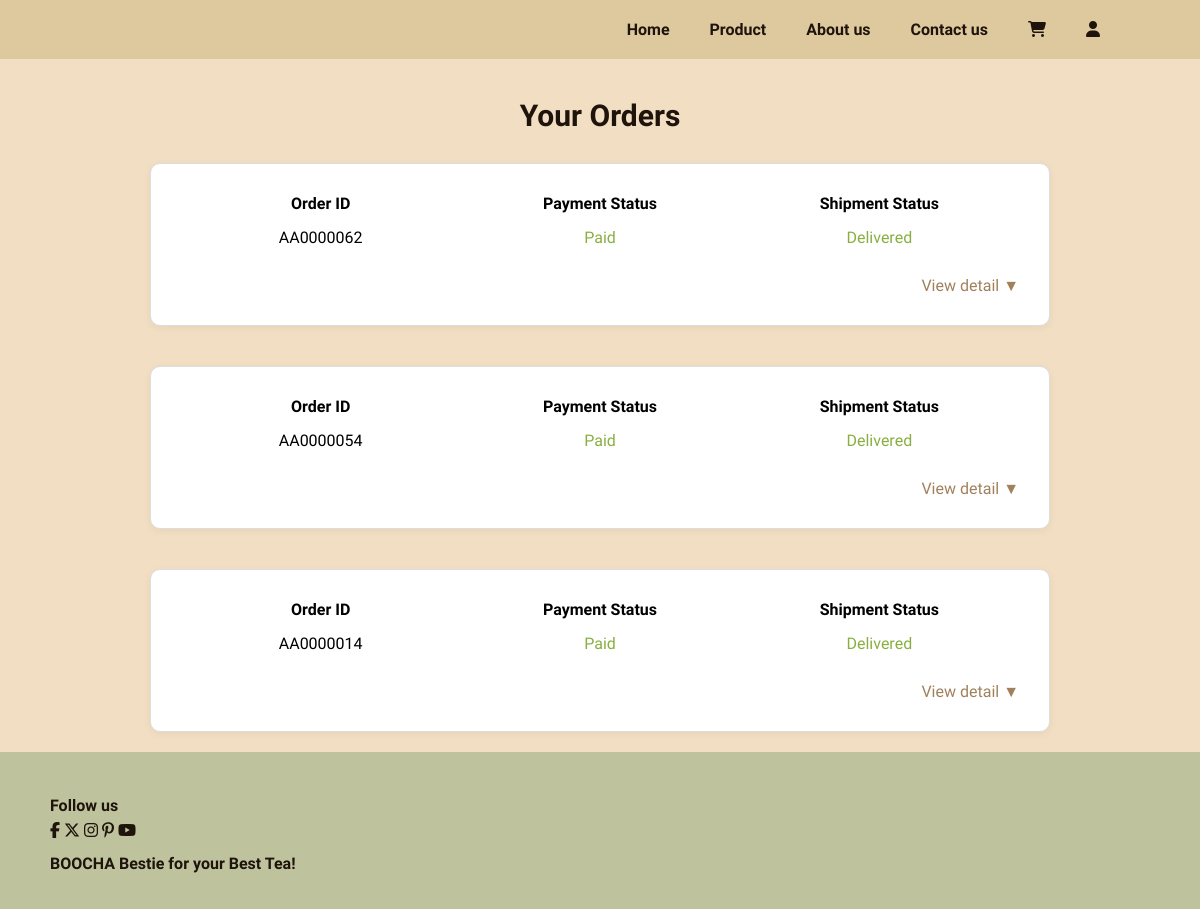
/check_status.php (signed in), run on the app's committed database.
### tables this page shows
CREATE TABLE `order` (
  `OrderID` varchar(9) NOT NULL,
  `CustomerID` varchar(10) NOT NULL,
  `OrderDate` datetime NOT NULL,
  `Note` text DEFAULT NULL
);

CREATE TABLE `payment` (
  `PaymentID` varchar(10) NOT NULL,
  `OrderID` varchar(9) NOT NULL,
  `Total_price` decimal(10,0) NOT NULL,
  `Payment_method` varchar(30) NOT NULL,
  `Payment_status` varchar(30) NOT NULL,
  `Paydate` datetime DEFAULT NULL
);

CREATE TABLE `shipment` (
  `ShipmentID` varchar(10) NOT NULL,
  `OrderID` varchar(9) NOT NULL,
  `Ship_date` datetime DEFAULT NULL,
  `Shipment_status` varchar(30) NOT NULL
);

### check_status.php (the view, shortened to what this page needs)
<?php
require_once 'config.php';
$user_id = $_SESSION['user_id'];
$sql = "
SELECT
    o.OrderID, o.OrderDate, o.Note, o.CustomerID,
    p.Payment_status, p.Total_price, p.Paydate,
    p.Payment_method,
    s.Shipment_status, s.Ship_date,
    od.OrderDetailID, od.ProductID, od.Quantity, od.Total_productPrice,
    pr.ProductName
FROM `order` o
JOIN payment p ON o.OrderID = p.OrderID
JOIN shipment s ON o.OrderID = s.OrderID
JOIN order_detail od ON o.OrderID = od.OrderID
JOIN product pr ON od.ProductID = pr.ProductID
WHERE o.CustomerID = ?
ORDER BY o.OrderID DESC, o.OrderID
";
$stmt = $conn->prepare($sql);
$stmt->bind_param("s", $user_id);
$stmt->execute();
$result = $stmt->get_result();
$orders = [];
while ($row = $result->fetch_assoc()) {
    $orders[$row['OrderID']]['info'] = [
        'OrderDate' => $row['OrderDate'],
        'Note' => $row['Note'],
        'Payment_status' => $row['Payment_status'],
        'Total_price' => $row['Total_price'],
        'Paydate' => $row['Paydate'],
        'Shipment_status' => $row['Shipment_status'],
        'Ship_date' => $row['Ship_date']
    ];
    $orders[$row['OrderID']]['items'][] = [
        'OrderDetailID' => $row['OrderDetailID'],
        'ProductID' => $row['ProductID'],
        'ProductName' => $row['ProductName'],
        'Quantity' => $row['Quantity'],
        'Total_productPrice' => $row['Total_productPrice']
    ];
}
?>
<!DOCTYPE html>
<html lang="en">
<head>
    <link rel="stylesheet" href="https://cdnjs.cloudflare.com/ajax/libs/font-awesome/6.5.0/css/all.min.css"/>
    <link rel="stylesheet" href="customer.css">
</head>
<body>
    <section id="header">
        <div>
            <ul id="navbar">
                <li><a class="Available" href="home.php">Home</a></li>
                <li><a href="product.php">Product</a></li>
                <li><a href="about.php">About us</a></li>
                <li><a href="contact.php">Contact us</a></li>
                <li><a href="cart.php"><i class="fa-solid fa-cart-shopping"></i></a></li>
                <li><a href="customer.php"><i class="fa-solid fa-user"></i></a></li>
            </ul>
        </div>
    </section>
    <h3 style="text-align:center; margin-top:30px;">Your Orders</h3>
    <?php if (empty($orders)): ?>
        <div class="empty-order-message" style="text-align:center; padding: 50px 0; font-size: 1.2rem;">
            You haven't placed any orders yet
        </div>
    <?php else: ?>
        <?php foreach ($orders as $orderID => $data):
            $info = $data['info'];
            $isPaid = ($info['Payment_status'] === 'Paid');
            $isDelivered = ($info['Shipment_status'] === 'Delivered');
        ?>
        <div class="order-box">
            <div class="order-summary">
                <div>
                    <strong>Order ID</strong><br>
                    <span><?= $orderID ?></span><br>
                    <span class="order-date"><?= $info['OrderDate'] ?></span>
                </div>
                <div>
                    <strong>Payment Status</strong><br>
                    <span class="<?= $isPaid ? 'status-green' : 'status-yellow' ?>"><?= $info['Payment_status'] ?></span>
                </div>
                <div>
                    <strong>Shipment Status</strong><br>
                    <span class="<?= $isDelivered ? 'status-green' : 'status-yellow' ?>"><?= $info['Shipment_status'] ?></span>
                </div>
            </div>
            <div class="btn-toggle" onclick="toggleDetail('detail-<?= $orderID ?>')">View detail &#9660;</div>
        </div>
        <?php endforeach; ?>
    <?php endif; ?>
    <footer>
        <div class="col">
            <div class="follow">
                <p>Follow us</p>
                <div class="icon">
                    <i class="fab fa-facebook-f"></i>
                    <i class="fab fa-x-twitter"></i>
                    <i class="fab fa-instagram"></i>
                    <i class="fab fa-pinterest-p"></i>
                    <i class="fab fa-youtube"></i>
                </div>
            </div>
            <p>BOOCHA Bestie for your Best Tea!</p>
        </div>
    </footer>
</body>
</html>

### customer.css (style rules this page uses)
* { font-family: "Spartan", sans-serif; margin: 0; padding: 0; box-sizing: border-box; }
h3 { font-size: 30px; line-height: 54px; color: #1E140B; }
P { font-size: 16px; color: #455A20; margin: 15px 0 20px 0; }
body { width: 100%; background-color: #F2DEC2; display: flex; flex-direction: column; min-height: 100vh; }
#header { display: flex; align-items: center; justify-content: space-between; padding: 20px 80px; background: #DEC89E; box-shadow: none; outline: none; z-index: 999; position: sticky; top: 0; left: 0; }
#navbar { display: flex; align-items: center; justify-content: center; }
#navbar li { list-style: none; padding: 0 20px; }
#navbar li a { text-decoration: none; font-size: 16px; font-weight: 600; color: #1E140B; transition: 0.3s ease; }
.order-box { border: 1px solid #ddd; border-radius: 10px; padding: 30px; margin: 20px auto; width: 900px; background-color: #fff; box-shadow: 0 2px 8px rgba(0,0,0,0.05); }
.order-summary { display: flex; justify-content: space-between; text-align: center; margin-bottom: 10px; }
.order-summary div { flex: 1; }
.order-summary span { display: block; margin-top: 15px; font-weight: normal; }
.status-green { color: #88af40; font-weight: 600; }
.btn-toggle { color: #a0815c; cursor: pointer; margin-top: 10px; text-align: right; font-weight: 500; }
.order-date { position: absolute; top: 20px; right: 20px; font-size: 0.9em; color: gray; }
footer { display: flex; flex-wrap: wrap; justify-content: space-between; z-index: 1; background-color: #BEC39E; color: #1E140B; padding: 40px 10px 10px; margin-top: auto; }
footer .col { display: flex; flex-direction: column; align-items: flex-start; margin-bottom: 20px; margin-left: 40px; color: #1E140B; font-weight: 700; }
footer .col p { margin: 4px 0; line-height: 1.3; color: #1E140B; }
footer .follow { margin-bottom: 10px; }

### data on the page
order: orderID "AA0000062", payment.Payment_status "Paid", shipment.Shipment_status "Delivered"
order: orderID "AA0000054", payment.Payment_status "Paid", shipment.Shipment_status "Delivered"
order: orderID "AA0000014", payment.Payment_status "Paid", shipment.Shipment_status "Delivered"
